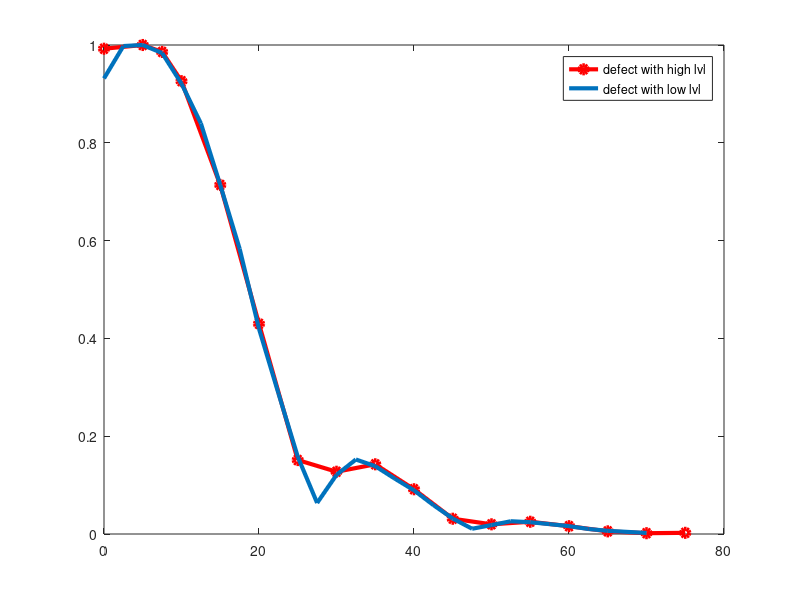
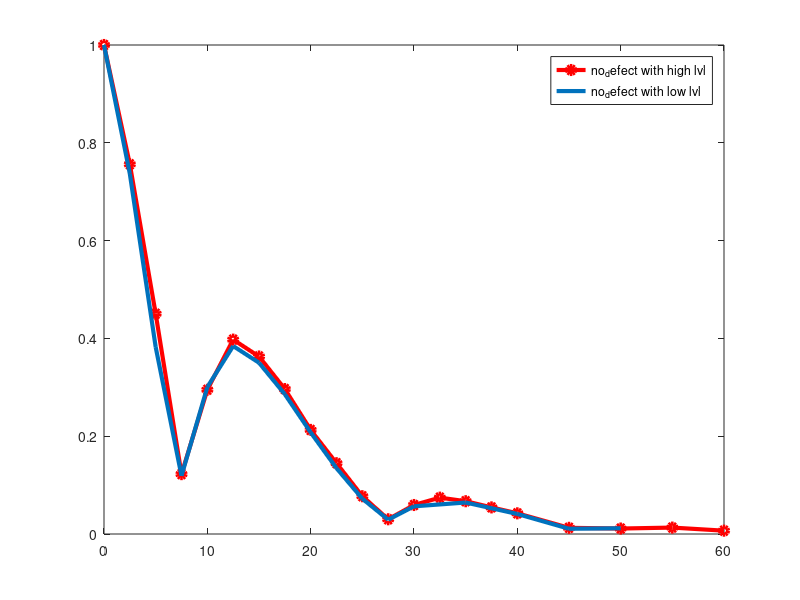
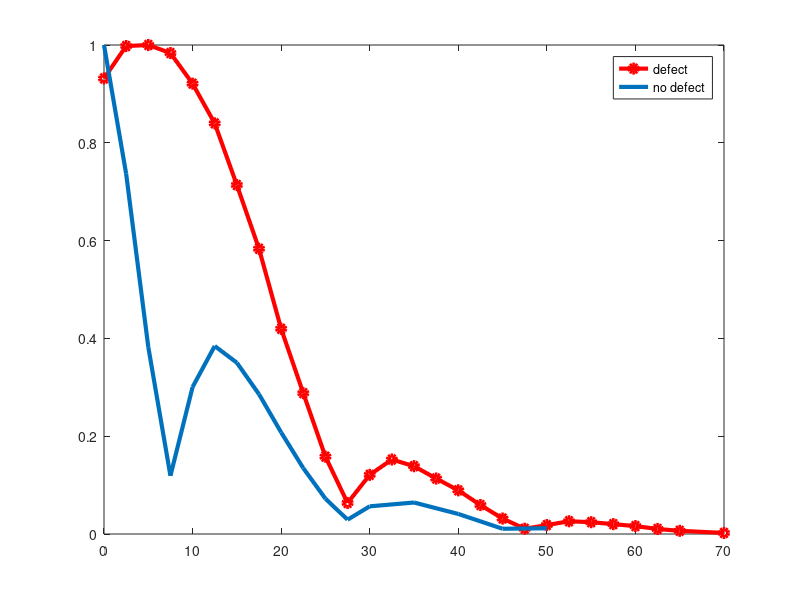

Write the MATLAB code that produced these figures, in order.
clear all
close all
clc


defect_low = load('defect_low.txt');
defect_high = load('defect_high.txt');

no_defect_low = load('no_defect_low.txt');
no_defect_high = load('no_defect_high.txt');


defect_low_norm = defect_low(:,2) ./ max(defect_low(:,2));
defect_high_norm = defect_high(:,2) ./ max(defect_high(:,2));
no_defect_low_norm = no_defect_low(:,2) ./ max(no_defect_low(:,2))
no_defect_high_norm = no_defect_high(:,2) ./ max(no_defect_high(:,2));


figure(1)
plot(defect_high(:,1), defect_high_norm, 'o-r', 'Linewidth',3)
hold on
plot(defect_low(:,1), defect_low_norm,'Linewidth',3);
legend('defect with high lvl','defect with low lvl');

figure(2)
plot(no_defect_high(:,1), no_defect_high_norm, 'o-r','Linewidth',3)
hold on
plot(no_defect_low(:,1), no_defect_low_norm,'Linewidth',3);
legend('no_defect with high lvl','no_defect with low lvl');

figure(3)

plot(defect_low(:,1), defect_low_norm,'o-r','Linewidth',3);
hold on
plot(no_defect_low(:,1), no_defect_low_norm,'Linewidth',3);
legend('defect','no defect');
